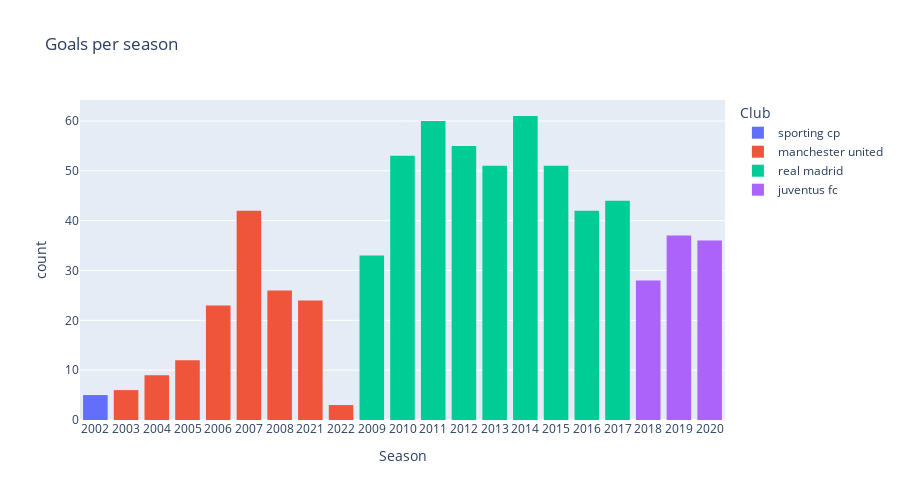

Notebook source saved alongside this figure:
### Code cell
px.histogram(
    cr7_df,
    x='Season',
    title="Goals per season",
    log_x=False,
    log_y=False,
    #symbol='title',
    #markers=True,
    #width=800, 
    height=500,
    color='Club',
    hover_name='Club',
    hover_data=['Competition','Season','Club'])

### Figure 1 — Plotly figure (JSON) as saved in the notebook; plotly's stock layout.template omitted (floating-point values rounded to 4 significant figures; data arrays with more than 128 entries replaced by an {"elided": "..."} marker saying what was removed)
{"data": [{"alignmentgroup": "True", "bingroup": "x", "hovertemplate": "Club=sporting cp<br>Season=%{x}<br>count=%{y}<extra></extra>", "legendgroup": "sporting cp", "marker": {"color": "#636efa", "pattern": {"shape": ""}}, "name": "sporting cp", "offsetgroup": "sporting cp", "orientation": "v", "showlegend": true, "type": "histogram", "x": ["2002", "2002", "2002", "2002", "2002"], "xaxis": "x", "yaxis": "y"}, {"alignmentgroup": "True", "bingroup": "x", "hovertemplate": "Club=manchester united<br>Season=%{x}<br>count=%{y}<extra></extra>", "legendgroup": "manchester united", "marker": {"color": "#EF553B", "pattern": {"shape": ""}}, "name": "manchester united", "offsetgroup": "manchester united", "orientation": "v", "showlegend": true, "type": "histogram", "x": {"elided": "145 str values"}, "xaxis": "x", "yaxis": "y"}, {"alignmentgroup": "True", "bingroup": "x", "hovertemplate": "Club=real madrid<br>Season=%{x}<br>count=%{y}<extra></extra>", "legendgroup": "real madrid", "marker": {"color": "#00cc96", "pattern": {"shape": ""}}, "name": "real madrid", "offsetgroup": "real madrid", "orientation": "v", "showlegend": true, "type": "histogram", "x": {"elided": "450 str values"}, "xaxis": "x", "yaxis": "y"}, {"alignmentgroup": "True", "bingroup": "x", "hovertemplate": "Club=juventus fc<br>Season=%{x}<br>count=%{y}<extra></extra>", "legendgroup": "juventus fc", "marker": {"color": "#ab63fa", "pattern": {"shape": ""}}, "name": "juventus fc", "offsetgroup": "juventus fc", "orientation": "v", "showlegend": true, "type": "histogram", "x": ["2018", "2018", "2018", "2018", "2018", "2018", "2018", "2018", "2018", "2018", "2018", "2018", "2018", "2018", "2018", "2018", "2018", "2018", "2018", "2018", "2018", "2018", "2018", "2018", "2018", "2018", "2018", "2018", "2019", "2019", "2019", "2019", "2019", "2019", "2019", "2019", "2019", "2019", "2019", "2019", "2019", "2019", "2019", "2019", "2019", "2019", "2019", "2019", "2019", "2019", "2019", "2019", "2019", "2019", "2019", "2019", "2019", "2019", "2019", "2019", "2019", "2019", "2019", "2019", "2019", "2020", "2020", "2020", "2020", "2020", "2020", "2020", "2020", "2020", "2020", "2020", "2020", "2020", "2020", "2020", "2020", "2020", "2020", "2020", "2020", "2020", "2020", "2020", "2020", "2020", "2020", "2020", "2020", "2020", "2020", "2020", "2020", "2020", "2020", "2020", "2020"], "xaxis": "x", "yaxis": "y"}], "layout": {"barmode": "relative", "height": 500, "legend": {"title": {"text": "Club"}, "tracegroupgap": 0}, "title": {"text": "Goals per season"}, "xaxis": {"anchor": "y", "domain": [0, 1], "title": {"text": "Season"}}, "yaxis": {"anchor": "x", "domain": [0, 1], "title": {"text": "count"}}}}
